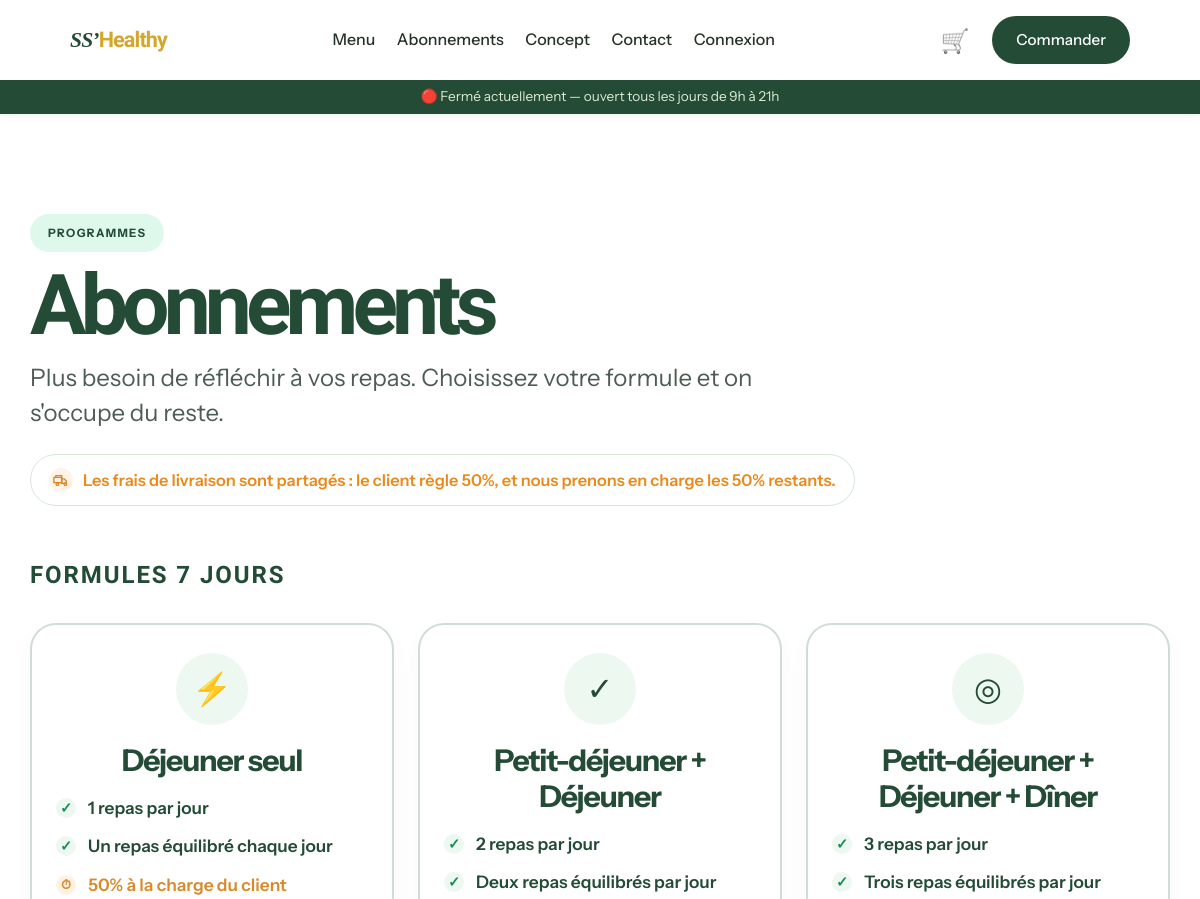
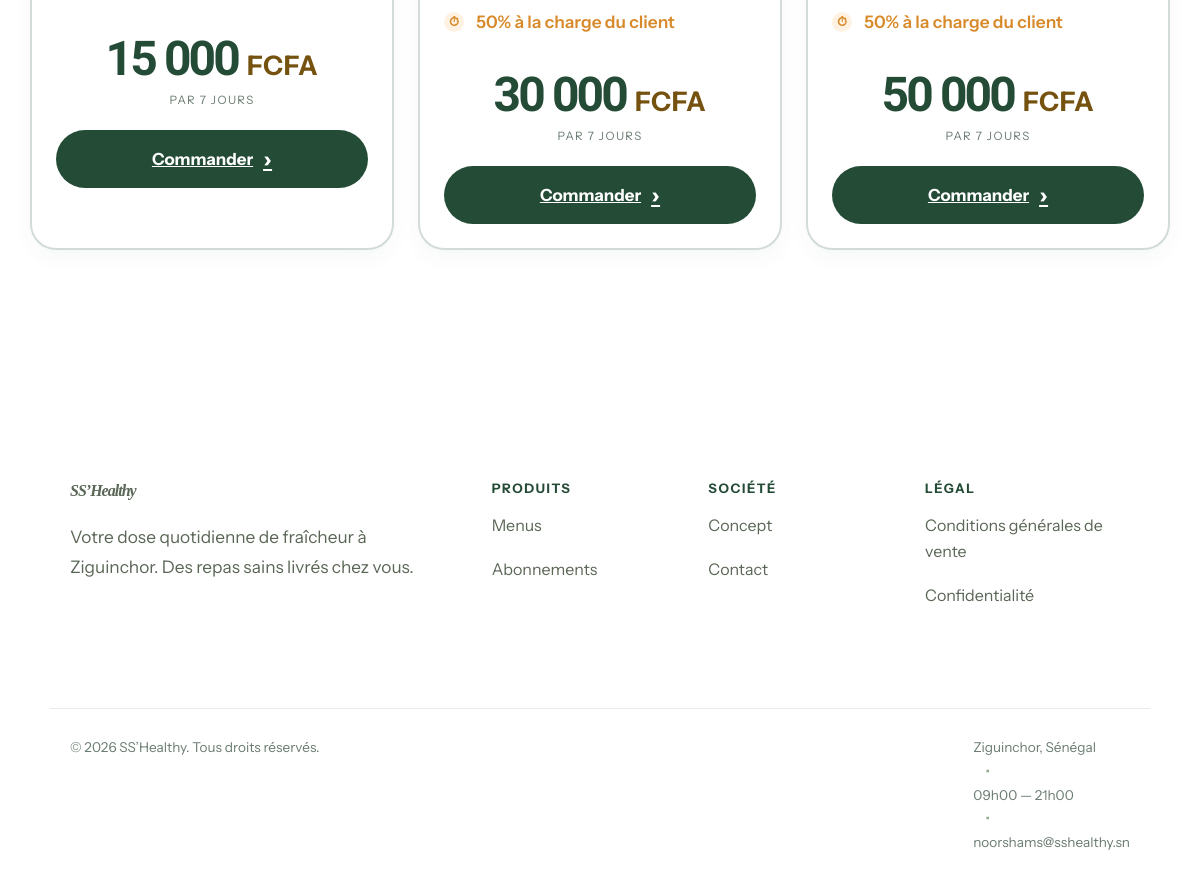
/abonnements.php, run on the app's committed database (2 pictures, top to bottom).
### tables this page shows
CREATE TABLE IF NOT EXISTS formules_abonnement (
    id INT AUTO_INCREMENT PRIMARY KEY,
    nom VARCHAR(100) NOT NULL,
    description TEXT,
    nb_repas_jour INT NOT NULL DEFAULT 1 COMMENT 'Nombre de repas par jour',
    prix DECIMAL(10,0) NOT NULL COMMENT 'Prix en FCFA',
    duree_jours INT NOT NULL DEFAULT 7 COMMENT 'Durée de la formule en jours',
    icone VARCHAR(10) DEFAULT '⚡',
    actif TINYINT(1) DEFAULT 1 COMMENT '1 = visible sur le site'
);

### includes/fonctions.php (called while the page is built, shortened)
<?php
function e($chaine) {
    return htmlspecialchars($chaine ?? '', ENT_QUOTES, 'UTF-8');
}
function est_connecte() {
    return isset($_SESSION['utilisateur_id']);
}
function est_ouvert() {
    $h = (int) date('G');
    return $h >= HEURE_OUVERTURE && $h < HEURE_FERMETURE;
}

### abonnements.php (the view, shortened to what this page needs)
<?php
require_once 'includes/config.php';
require_once 'includes/fonctions.php';
$formules = $pdo->query('SELECT id, nom, description, nb_repas_jour, prix, duree_jours, icone
                         FROM formules_abonnement
                         WHERE actif = 1
                         ORDER BY prix ASC')->fetchAll();
require_once 'includes/header.php';
?>
<section class="section concept-page">
    <div class="conteneur">
        <article class="abonnement-page" id="abonnements">
            <div class="abonnement-intro-block">
                <span class="abonnement-badge">PROGRAMMES</span>
                <h2>Abonnements</h2>
                <p>Plus besoin de réfléchir à vos repas. Choisissez votre formule et on s'occupe du reste.</p>
                <div class="abonnement-delivery-pill">
                    <span class="abonnement-delivery-icon" aria-hidden="true">
                        <svg viewBox="0 0 24 24">
                            <path d="M2.5 8.5h10.5v7H2.5z"/>
                            <path d="M13 10.5h3.5l2.5 2.8v3.2H13z"/>
                            <circle cx="7.2" cy="17.5" r="1.7"/>
                            <circle cx="17.8" cy="17.5" r="1.7"/>
                            <path d="M5 8.5V6.2h8v2.3"/>
                        </svg>
                    </span>
                    Les frais de livraison sont partagés : le client règle 50%, et nous prenons en charge les 50% restants.
                </div>
            </div>
            <div class="abonnement-plans">
                <h3>Formules 7 jours</h3>
                <div class="abonnement-cards">
                    <?php foreach ($formules as $formule): ?>
                        <div class="abonnement-card abonnement-card-muted">
                            <div class="abonnement-icone-wrap">
                                <span><?= e($formule['icone']) ?></span>
                            </div>
                            <div class="abonnement-card-body">
                                <h4><?= e($formule['nom']) ?></h4>
                                <ul class="abonnement-avantages">
                                    <li><span class="check">✓</span> <?= (int) $formule['nb_repas_jour'] ?> repas par jour</li>
                                    <?php if ($formule['description']): ?>
                                        <li><span class="check">✓</span> <?= e($formule['description']) ?></li>
                                    <?php endif; ?>
                                    <li class="delivery"><span class="delivery-ico">⏱</span> 50% à la charge du client</li>
                                </ul>
                                <div class="abonnement-prix">
                                    <span class="prix-montant"><?= number_format((float) $formule['prix'], 0, ',', ' ') ?></span>
                                    <span class="prix-devise">FCFA</span>
                                </div>
                                <div class="abonnement-fcfa">par <?= (int) $formule['duree_jours'] ?> jours</div>
                                <?php if (est_connecte()): ?>
                                    <form method="post" class="abonnement-form">
                                        <?= csrf_field() ?>
                                        <input type="hidden" name="action" value="souscrire">
                                        <input type="hidden" name="formule_id" value="<?= (int) $formule['id'] ?>">
                                        <div class="champ">
                                            <label for="date_debut_<?= (int) $formule['id'] ?>">Date de début</label>
                                            <input id="date_debut_<?= (int) $formule['id'] ?>" name="date_debut" type="date" min="<?= date('Y-m-d') ?>" value="<?= date('Y-m-d') ?>" required>
                                        </div>
                                        <div class="champ">
                                            <label for="adresse_<?= (int) $formule['id'] ?>">Adresse de livraison (facultatif)</label>
                                            <input id="adresse_<?= (int) $formule['id'] ?>" name="adresse_livraison" type="text" maxlength="255" placeholder="Quartier, rue, repère…">
                                        </div>
                                        <button type="submit" class="abonnement-btn">Souscrire <span>›</span></button>
                                    </form>
                                <?php else: ?>
                                    <a href="connexion.php" class="abonnement-btn">Commander <span>›</span></a>
                                <?php endif; ?>
                            </div>
                        </div>
                    <?php endforeach; ?>
                </div>
            </div>
        </article>
    </div>
</section>
<?php require_once 'includes/footer.php'; ?>

### includes/header.php (shortened to what this page needs)
<?php
require_once __DIR__ . '/fonctions.php';
?>
<!DOCTYPE html>
<html lang="fr">
<head>
    <link rel="stylesheet" href="css/style.css?v=<?= filemtime(__DIR__ . '/../css/style.css') ?>">
</head>
<body>
<header class="site-header">
    <div class="conteneur nav-conteneur">
        <a href="index.php" class="logo">
            <span class="logo-marque">SS’</span><span class="logo-accent">Healthy</span>
        </a>
        <nav class="nav-principale" id="menu-principal" aria-label="Navigation principale">
            <a href="menu.php">Menu</a>
            <a href="abonnements.php">Abonnements</a>
            <a href="concept.php">Concept</a>
            <a href="contact.php">Contact</a>
            <?php if (est_connecte()): ?>
                <a href="compte.php">Mon compte</a>
                <?php if (est_admin()): ?><a href="admin/index.php">Admin</a><?php endif; ?>
                    <form method="post" action="deconnexion.php" class="nav-logout-form">
                        <?= csrf_field() ?>
                        <button type="submit" class="lien-connexion">Déconnexion</button>
                    </form>
            <?php else: ?>
                <a href="connexion.php" class="lien-connexion">Connexion</a>
            <?php endif; ?>
        </nav>
        <div class="nav-actions">
            <a href="panier.php" class="lien-panier" aria-label="Voir le panier">
                <span class="icone-panier">🛒</span>
            </a>
            <a href="menu.php" class="btn btn-commander">Commander</a>
        </div>
    </div>
    <div class="bandeau-horaires">
        <?php if (est_ouvert()): ?>
            🟢 Ouvert maintenant — tous les jours de 9h à 21h
        <?php else: ?>
            🔴 Fermé actuellement — ouvert tous les jours de 9h à 21h
        <?php endif; ?>
    </div>
</header>
<main>

### includes/footer.php (shortened to what this page needs)
</main>
<footer class="site-footer">
    <div class="conteneur footer-grille">
        <div>
            <p class="footer-logo"><span class="logo-marque">SS’Healthy</span></p>
            <p class="footer-description">Votre dose quotidienne de fraîcheur à Ziguinchor. Des repas sains livrés chez vous.</p>
        </div>
        <div>
            <p class="footer-titre">Produits</p>
            <a href="menu.php">Menus</a>
            <a href="abonnements.php">Abonnements</a>
        </div>
        <div>
            <p class="footer-titre">Société</p>
            <a href="concept.php">Concept</a>
            <a href="contact.php">Contact</a>
        </div>
        <div>
            <p class="footer-titre">Légal</p>
            <a href="cgv.php">Conditions générales de vente</a>
            <a href="confidentialite.php">Confidentialité</a>
        </div>
    </div>
    <div class="conteneur footer-bas">
        <p class="footer-copy">© <?= date('Y') ?> SS’Healthy. Tous droits réservés.</p>
        <p class="footer-contact-bas">Ziguinchor, Sénégal <span>•</span> 09h00 — 21h00 <span>•</span> noorshams@sshealthy.sn</p>
    </div>
</footer>
</body>
</html>

### data on the page
formules_abonnement: icone "⚡", nom "Déjeuner seul", nb_repas_jour "1", description "Un repas équilibré chaque jour", prix "15 000", duree_jours "7"
formules_abonnement: icone "✓", nom "Petit-déjeuner + Déjeuner", nb_repas_jour "2", description "Deux repas équilibrés par jour", prix "30 000", duree_jours "7"
formules_abonnement: icone "◎", nom "Petit-déjeuner + Déjeuner + Dîner", nb_repas_jour "3", description "Trois repas équilibrés par jour", prix "50 000", duree_jours "7"
